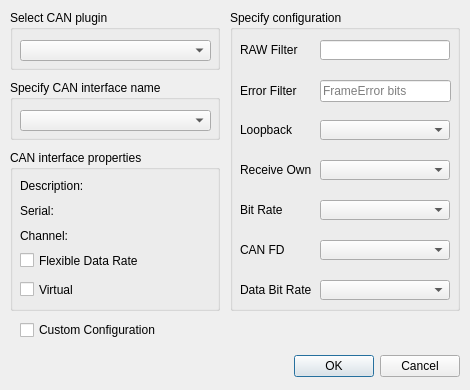
<?xml version="1.0" encoding="UTF-8"?>
<ui version="4.0">
 <class>ConnectDialog</class>
 <widget class="QDialog" name="ConnectDialog">
  <property name="geometry">
   <rect>
    <x>0</x>
    <y>0</y>
    <width>470</width>
    <height>390</height>
   </rect>
  </property>
  <property name="minimumSize">
   <size>
    <width>400</width>
    <height>350</height>
   </size>
  </property>
  <property name="windowTitle">
   <string>Dialog</string>
  </property>
  <widget class="QDialogButtonBox" name="buttonBox">
   <property name="geometry">
    <rect>
     <x>10</x>
     <y>350</y>
     <width>450</width>
     <height>32</height>
    </rect>
   </property>
   <property name="minimumSize">
    <size>
     <width>400</width>
     <height>32</height>
    </size>
   </property>
   <property name="maximumSize">
    <size>
     <width>450</width>
     <height>32</height>
    </size>
   </property>
   <property name="orientation">
    <enum>Qt::Horizontal</enum>
   </property>
   <property name="standardButtons">
    <set>QDialogButtonBox::Cancel|QDialogButtonBox::Ok</set>
   </property>
  </widget>
  <widget class="QGroupBox" name="selectPluginBox">
   <property name="enabled">
    <bool>true</bool>
   </property>
   <property name="geometry">
    <rect>
     <x>10</x>
     <y>10</y>
     <width>210</width>
     <height>60</height>
    </rect>
   </property>
   <property name="title">
    <string>Select CAN plugin</string>
   </property>
   <widget class="QComboBox" name="pluginListBox">
    <property name="geometry">
     <rect>
      <x>10</x>
      <y>30</y>
      <width>191</width>
      <height>21</height>
     </rect>
    </property>
   </widget>
  </widget>
  <widget class="QGroupBox" name="specifyInterfaceNameBox">
   <property name="geometry">
    <rect>
     <x>10</x>
     <y>80</y>
     <width>210</width>
     <height>60</height>
    </rect>
   </property>
   <property name="title">
    <string>Specify CAN interface name</string>
   </property>
   <widget class="QComboBox" name="interfaceListBox">
    <property name="geometry">
     <rect>
      <x>10</x>
      <y>30</y>
      <width>191</width>
      <height>21</height>
     </rect>
    </property>
   </widget>
  </widget>
  <widget class="QGroupBox" name="interfacePropertiesBox">
   <property name="geometry">
    <rect>
     <x>10</x>
     <y>150</y>
     <width>210</width>
     <height>161</height>
    </rect>
   </property>
   <property name="title">
    <string>CAN interface properties</string>
   </property>
   <widget class="QLabel" name="descriptionLabel">
    <property name="enabled">
     <bool>true</bool>
    </property>
    <property name="geometry">
     <rect>
      <x>10</x>
      <y>25</y>
      <width>191</width>
      <height>21</height>
     </rect>
    </property>
    <property name="text">
     <string>Description:</string>
    </property>
   </widget>
   <widget class="QLabel" name="serialNumberLabel">
    <property name="enabled">
     <bool>true</bool>
    </property>
    <property name="geometry">
     <rect>
      <x>10</x>
      <y>50</y>
      <width>191</width>
      <height>21</height>
     </rect>
    </property>
    <property name="text">
     <string>Serial:</string>
    </property>
   </widget>
   <widget class="QLabel" name="channelLabel">
    <property name="enabled">
     <bool>true</bool>
    </property>
    <property name="geometry">
     <rect>
      <x>10</x>
      <y>75</y>
      <width>191</width>
      <height>21</height>
     </rect>
    </property>
    <property name="text">
     <string>Channel:</string>
    </property>
   </widget>
   <widget class="QCheckBox" name="isFlexibleDataRateCapable">
    <property name="enabled">
     <bool>true</bool>
    </property>
    <property name="geometry">
     <rect>
      <x>10</x>
      <y>100</y>
      <width>191</width>
      <height>21</height>
     </rect>
    </property>
    <property name="text">
     <string>Flexible Data Rate</string>
    </property>
    <property name="checkable">
     <bool>true</bool>
    </property>
   </widget>
   <widget class="QCheckBox" name="isVirtual">
    <property name="enabled">
     <bool>true</bool>
    </property>
    <property name="geometry">
     <rect>
      <x>10</x>
      <y>129</y>
      <width>191</width>
      <height>21</height>
     </rect>
    </property>
    <property name="text">
     <string>Virtual</string>
    </property>
   </widget>
  </widget>
  <widget class="QGroupBox" name="configurationBox">
   <property name="enabled">
    <bool>true</bool>
   </property>
   <property name="geometry">
    <rect>
     <x>230</x>
     <y>10</y>
     <width>230</width>
     <height>301</height>
    </rect>
   </property>
   <property name="title">
    <string>Specify configuration</string>
   </property>
   <widget class="QLabel" name="rawFilterLabel">
    <property name="geometry">
     <rect>
      <x>10</x>
      <y>30</y>
      <width>80</width>
      <height>20</height>
     </rect>
    </property>
    <property name="text">
     <string>RAW Filter</string>
    </property>
   </widget>
   <widget class="QLineEdit" name="rawFilterEdit">
    <property name="geometry">
     <rect>
      <x>90</x>
      <y>30</y>
      <width>130</width>
      <height>20</height>
     </rect>
    </property>
   </widget>
   <widget class="QLineEdit" name="errorFilterEdit">
    <property name="geometry">
     <rect>
      <x>90</x>
      <y>70</y>
      <width>131</width>
      <height>22</height>
     </rect>
    </property>
    <property name="placeholderText">
     <string>FrameError bits</string>
    </property>
   </widget>
   <widget class="QLabel" name="errorFilterLabel">
    <property name="geometry">
     <rect>
      <x>10</x>
      <y>70</y>
      <width>81</width>
      <height>21</height>
     </rect>
    </property>
    <property name="text">
     <string>Error Filter</string>
    </property>
   </widget>
   <widget class="QComboBox" name="loopbackListBox">
    <property name="geometry">
     <rect>
      <x>90</x>
      <y>110</y>
      <width>130</width>
      <height>20</height>
     </rect>
    </property>
   </widget>
   <widget class="QComboBox" name="receiveOwnListBox">
    <property name="geometry">
     <rect>
      <x>90</x>
      <y>150</y>
      <width>130</width>
      <height>20</height>
     </rect>
    </property>
   </widget>
   <widget class="BitRateBox" name="bitrateListBox">
    <property name="geometry">
     <rect>
      <x>90</x>
      <y>190</y>
      <width>130</width>
      <height>20</height>
     </rect>
    </property>
   </widget>
   <widget class="QComboBox" name="canFdListBox">
    <property name="geometry">
     <rect>
      <x>90</x>
      <y>230</y>
      <width>130</width>
      <height>20</height>
     </rect>
    </property>
   </widget>
   <widget class="BitRateBox" name="dataBitrateListBox">
    <property name="geometry">
     <rect>
      <x>90</x>
      <y>270</y>
      <width>130</width>
      <height>20</height>
     </rect>
    </property>
   </widget>
   <widget class="QLabel" name="loopbackLabel">
    <property name="geometry">
     <rect>
      <x>10</x>
      <y>110</y>
      <width>80</width>
      <height>20</height>
     </rect>
    </property>
    <property name="text">
     <string>Loopback</string>
    </property>
   </widget>
   <widget class="QLabel" name="receiveOwnLabel">
    <property name="geometry">
     <rect>
      <x>10</x>
      <y>150</y>
      <width>80</width>
      <height>20</height>
     </rect>
    </property>
    <property name="text">
     <string>Receive Own</string>
    </property>
   </widget>
   <widget class="QLabel" name="bitrateLabel">
    <property name="geometry">
     <rect>
      <x>10</x>
      <y>190</y>
      <width>80</width>
      <height>20</height>
     </rect>
    </property>
    <property name="text">
     <string>Bit Rate</string>
    </property>
   </widget>
   <widget class="QLabel" name="dataBitrateLabel">
    <property name="geometry">
     <rect>
      <x>10</x>
      <y>270</y>
      <width>80</width>
      <height>20</height>
     </rect>
    </property>
    <property name="text">
     <string>Data Bit Rate</string>
    </property>
   </widget>
   <widget class="QLabel" name="canFdLabel">
    <property name="geometry">
     <rect>
      <x>10</x>
      <y>230</y>
      <width>80</width>
      <height>20</height>
     </rect>
    </property>
    <property name="text">
     <string>CAN FD</string>
    </property>
   </widget>
  </widget>
  <widget class="QCheckBox" name="useConfigurationBox">
   <property name="geometry">
    <rect>
     <x>20</x>
     <y>320</y>
     <width>201</width>
     <height>20</height>
    </rect>
   </property>
   <property name="text">
    <string>Custom Configuration</string>
   </property>
  </widget>
 </widget>
 <customwidgets>
  <customwidget>
   <class>BitRateBox</class>
   <extends>QComboBox</extends>
   <header>bitrate_box.h</header>
  </customwidget>
 </customwidgets>
 <resources/>
 <connections>
  <connection>
   <sender>buttonBox</sender>
   <signal>accepted()</signal>
   <receiver>ConnectDialog</receiver>
   <slot>accept()</slot>
   <hints>
    <hint type="sourcelabel">
     <x>248</x>
     <y>254</y>
    </hint>
    <hint type="destinationlabel">
     <x>157</x>
     <y>274</y>
    </hint>
   </hints>
  </connection>
  <connection>
   <sender>buttonBox</sender>
   <signal>rejected()</signal>
   <receiver>ConnectDialog</receiver>
   <slot>reject()</slot>
   <hints>
    <hint type="sourcelabel">
     <x>316</x>
     <y>260</y>
    </hint>
    <hint type="destinationlabel">
     <x>286</x>
     <y>274</y>
    </hint>
   </hints>
  </connection>
 </connections>
</ui>
